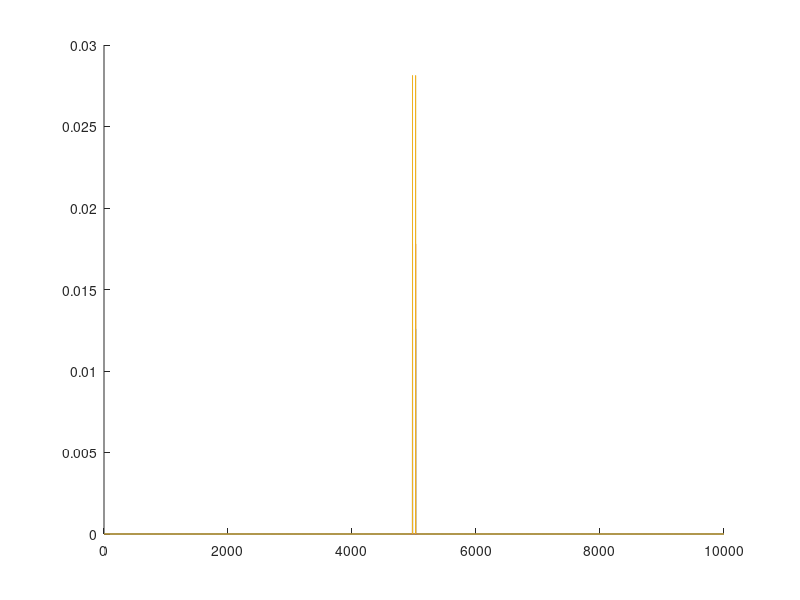
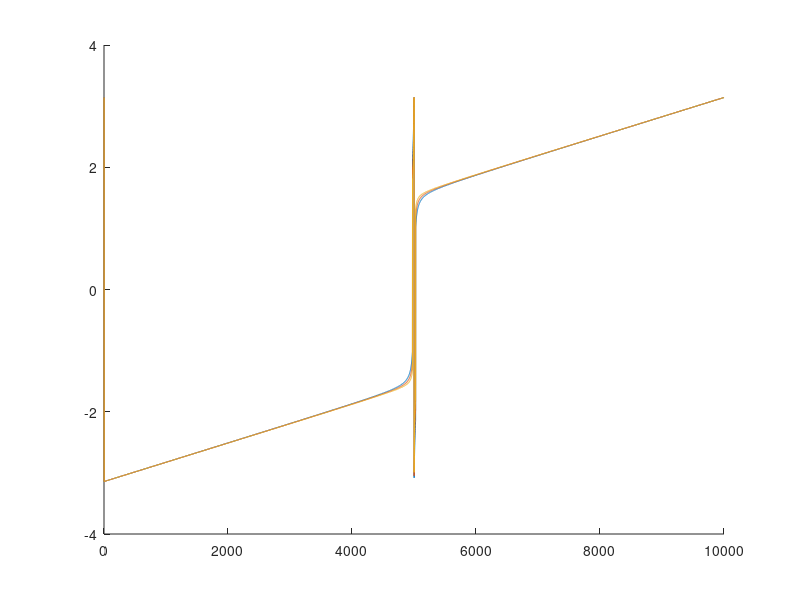

The MATLAB script that drew these images, in order:
clear all;
close all;
vs = 34300 %cm/s
source_real = [2 1]%cm
mics = [-1 0; 0 0; 1 0]%cm
delta_dist = vecnorm(source_real-mics,2,2)
delta_t = delta_dist./vs %s

A0 = 1
freq = 1000
samples = 10000
sampleFreq = 40000 %samples/s
times=linspace(0,samples*.1./sampleFreq,samples)
sumS = zeros(1,length(times));
sumSS = zeros(1,length(times));
fig1 = figure;
fig2 = figure;

for n = 1:length(mics)
    s = A0./(4*pi*delta_dist(n)).*sin(2*pi*freq*(times-delta_t(n)))
    S = fft(s)./length(times)
    SS = S.*exp(-j.*delta_t(n).*freq)
    figure(fig1); % Activate the first figure
    hold on
    plot(fftshift(abs(S)))
    figure(fig2); % Activate the second figure
    hold on
    plot(fftshift(angle(S)))
    sumS = sumS + S;
    sumSS = sumSS + s;
    %plot(times,s)
end
%sumS = sumS ./ length(mics)
%figure
%hold on
%plot(fftshift(abs(sumS)))
%plot(fftshift(abs(sumSS)))



